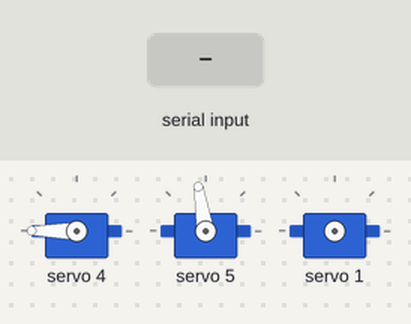
Recording of a sketch running on a simulated Arduino Uno, built with avr-gcc and run on an emulated ATmega328P. Shown: 3 × servo. The test bench sets the inputs (shaded band). What the sketch prints to the serial monitor is not drawn.

Above: at 1.7 s.
1.8 s: "5\n" received over Serial
At 3.57 s:
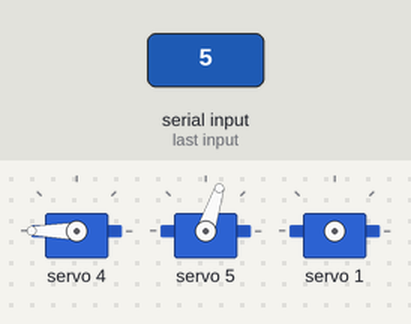
At 4.12 s:
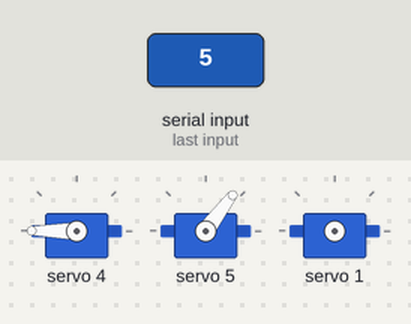
4.8 s: "1,90\n" received over Serial
At 8.8 s:
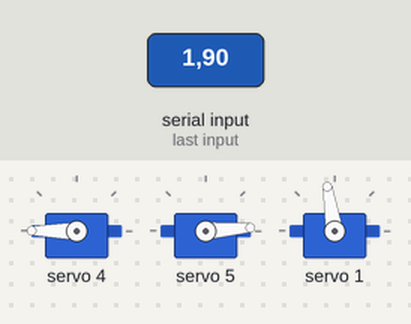
Timing chart, 0 to 10.3 s (numbered marks = the images above; inputs shaded):
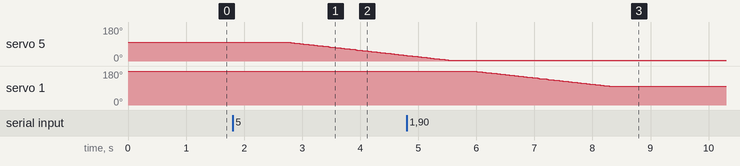

The sketch:

test_ik.ino
```cpp
#include <Wire.h>
#include <Adafruit_PWMServoDriver.h>

Adafruit_PWMServoDriver pwm = Adafruit_PWMServoDriver(0x40);

#define SERVOMIN 120
#define SERVOMAX 520

const int NUM_SERVOS = 6;
const int UPDATE_INTERVAL = 30;

float currentAngle[NUM_SERVOS] = {
  95,
  180,
  70,
  80,
  180,
  90
};

int angleToPulse(float angle)
{
  angle = constrain(angle, 0, 180);
  return map((int)round(angle), 0, 180, SERVOMIN, SERVOMAX);
}

void moveAllServos(
  float base,
  float shoulder,
  float elbow,
  float wristPitch
)
{
  float target[4] = {
    constrain(base, 0, 180),
    constrain(shoulder, 0, 180),
    constrain(elbow, 0, 180),
    constrain(wristPitch, 0, 180)
  };

  bool moving = true;

  while (moving)
  {
    moving = false;

    for (int i = 0; i < 4; i++)
    {
      if (currentAngle[i] != target[i])
      {
        if (currentAngle[i] < target[i])
          currentAngle[i] += 1;
        else
          currentAngle[i] -= 1;

        if (
          (currentAngle[i] < target[i] && currentAngle[i] > target[i]) ||
          (currentAngle[i] > target[i] && currentAngle[i] < target[i])
        )
        {
          currentAngle[i] = target[i];
        }

        if (abs(currentAngle[i] - target[i]) < 1)
          currentAngle[i] = target[i];

        pwm.setPWM(
          i,
          0,
          angleToPulse(currentAngle[i])
        );

        moving = true;
      }
    }

    delay(UPDATE_INTERVAL);
  }
}

void processManualCommand()
{
  int servo = Serial.parseInt();
  int angle = Serial.parseInt();

  while (Serial.available())
    Serial.read();

  if (
    servo >= 0 &&
    servo < NUM_SERVOS &&
    angle >= 0 &&
    angle <= 180
  )
  {
    float step = (angle > currentAngle[servo]) ? 1 : -1;

    while (currentAngle[servo] != angle)
    {
      currentAngle[servo] += step;

      pwm.setPWM(
        servo,
        0,
        angleToPulse(currentAngle[servo])
      );

      delay(UPDATE_INTERVAL);
    }
  }
  else
  {
    Serial.println("Invalid input.");
    Serial.println("Format: servo_number angle");
    Serial.println("Example: 2 135");
  }
}

void setup()
{
  Serial.begin(115200);

  pwm.begin();
  pwm.setPWMFreq(50);

  delay(500);

  moveAllServos(
    95,
    180,
    70,
    80
  );

  pwm.setPWM(
    4,
    0,
    angleToPulse(180)
  );

  pwm.setPWM(
    5,
    0,
    angleToPulse(90)
  );

  Serial.println("--------------------------------");
  Serial.println("Servo Controller Ready");
  Serial.println();
  Serial.println("IK command:");
  Serial.println("ANGLES,base,shoulder,elbow,wristPitch,wristRoll");
  Serial.println();
  Serial.println("Example:");
  Serial.println("ANGLES,90,75,30,100,180");
  Serial.println();
  Serial.println("Manual command:");
  Serial.println("servo_number angle");
  Serial.println("Example: 2 135");
  Serial.println("--------------------------------");
}

void loop()
{
  if (Serial.available())
  {
    if (Serial.peek() == 'A')
    {
      String command = Serial.readStringUntil('\n');
      command.trim();

      if (command.startsWith("ANGLES,"))
      {
        command.remove(0, 7);

        float angles[5];

        int index = 0;
        int start = 0;

        while (index < 5)
        {
          int comma = command.indexOf(',', start);

          String value;

          if (comma == -1)
            value = command.substring(start);
          else
            value = command.substring(start, comma);

          angles[index] = value.toFloat();

          index++;

          if (comma == -1)
            break;

          start = comma + 1;
        }

        bool valid = true;

        for (int i = 0; i < 5; i++)
        {
          if (
            angles[i] < 0 ||
            angles[i] > 180
          )
          {
            valid = false;
          }
        }

        if (valid)
        {
          moveAllServos(
            angles[0],
            angles[1],
            angles[2],
            angles[3]
          );
        }
        else
        {
          Serial.println("ERROR: Invalid ANGLES command.");
        }
      }
      else
      {
        Serial.println("ERROR: Unknown command.");
      }
    }
    else
    {
      processManualCommand();
    }
  }
}
```

Measured:
- after the input at 1.8 s, servo 5: moves from 99° to 30° over 2.0 s, starting after 1.0 s
- after the input at 4.8 s, servo 1: moves from 180° to 99° over 2.3 s, starting after 1.2 s
